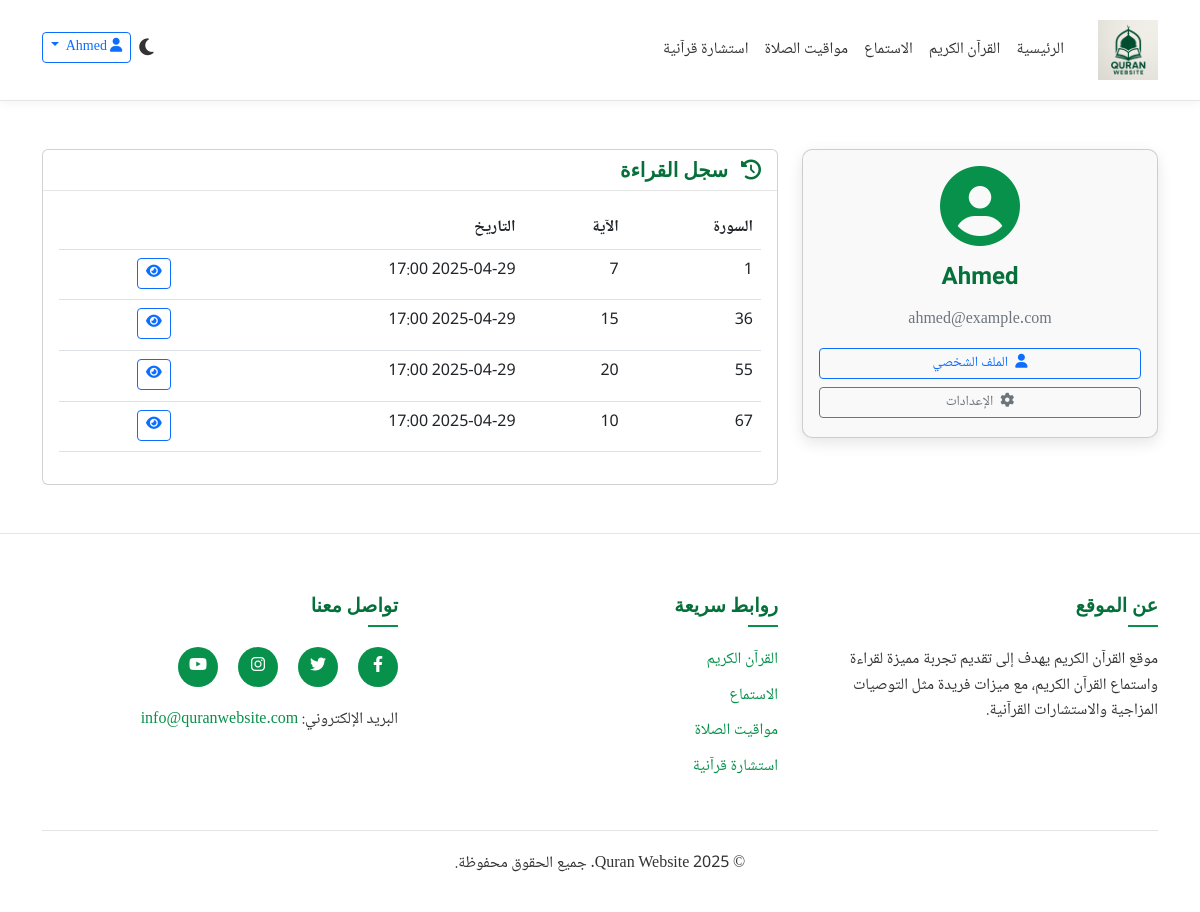
Page /profile/history (signed in) on the committed database.
### tables this page shows
CREATE TABLE IF NOT EXISTS users (
    id INT AUTO_INCREMENT PRIMARY KEY,
    name VARCHAR(100) NOT NULL,
    email VARCHAR(100) NOT NULL UNIQUE,
    password VARCHAR(255) NOT NULL,
    remember_token VARCHAR(255),
    created_at TIMESTAMP DEFAULT CURRENT_TIMESTAMP,
    updated_at TIMESTAMP DEFAULT CURRENT_TIMESTAMP ON UPDATE CURRENT_TIMESTAMP
);

CREATE TABLE IF NOT EXISTS reading_history (
    id INT AUTO_INCREMENT PRIMARY KEY,
    user_id INT NOT NULL,
    surah_number INT NOT NULL,
    ayah_number INT NOT NULL,
    timestamp TIMESTAMP DEFAULT CURRENT_TIMESTAMP,
    FOREIGN KEY (user_id) REFERENCES users(id) ON DELETE CASCADE
);

### app/controllers/Controller.php (called while the page is built, shortened)
<?php
class Controller {
    protected function render($view, $data = []) {
        $data['content_view'] = $view;
        view('layout', $data);
    }
}
?>

### app/controllers/ProfileController.php (called while the page is built, shortened)
<?php
require_once BASE_PATH . '/app/controllers/Controller.php';
require_once BASE_PATH . '/app/models/User.php';
class ProfileController extends Controller {
    private $userModel;
    public function __construct() {
        $this->userModel = new User();
    }
    public function readingHistory() {
        $userId = getCurrentUserId();
        $user = $this->userModel->findById($userId);
        $page = isset($_GET['page']) ? (int)$_GET['page'] : 1;
        $perPage = 20;
        $offset = ($page - 1) * $perPage;
        $readingHistory = $this->userModel->getReadingHistory($userId, $perPage, $offset);
        $totalItems = $this->userModel->getReadingHistoryCount($userId);
        $totalPages = ceil($totalItems / $perPage);
        $this->render('profile/history', [
            'user' => $user,
            'readingHistory' => $readingHistory,
            'currentPage' => $page,
            'totalPages' => $totalPages
        ]);
    }
}
?>

### app/models/Database.php (called while the page is built, shortened)
<?php
class Database {
    private static $instance = null;
    private $connection;
    private function __construct() {
        try {
            $this->connection = new PDO(
                'mysql:host=' . DB_HOST . ';dbname=' . DB_NAME . ';charset=utf8mb4',
                DB_USER,
                DB_PASS,
                [
                    PDO::ATTR_ERRMODE => PDO::ERRMODE_EXCEPTION,
                    PDO::ATTR_DEFAULT_FETCH_MODE => PDO::FETCH_ASSOC,
                    PDO::ATTR_EMULATE_PREPARES => false
                ]
            );
        } catch (PDOException $e) {
            die('Database connection error: ' . $e->getMessage());
        }
    }
    public static function getInstance() {
        if (self::$instance === null) {
            self::$instance = new Database();
        }
        return self::$instance;
    }
    public function query($query, $params = []) {
        try {
            $stmt = $this->connection->prepare($query);
            $stmt->execute($params);
            return $stmt;
        } catch (PDOException $e) {
            die('Query error: ' . $e->getMessage());
        }
    }
    public function fetchOne($query, $params = []) {
        $stmt = $this->query($query, $params);
        return $stmt->fetch();
    }
    public function fetchAll($query, $params = []) {
        $stmt = $this->query($query, $params);
        return $stmt->fetchAll();
    }
}
?>

### app/models/User.php (called while the page is built, shortened)
<?php
require_once BASE_PATH . '/app/models/Database.php';
class User {
    private $db;
    public function __construct() {
        $this->db = Database::getInstance();
    }
    public function findById($id) {
        return $this->db->fetchOne("SELECT * FROM users WHERE id = ?", [$id]);
    }
    public function getReadingHistory($userId, $limit = 10, $offset = 0) {
        return $this->db->fetchAll("SELECT * FROM reading_history WHERE user_id = ? ORDER BY timestamp DESC LIMIT ? OFFSET ?", [$userId, $limit, $offset]);
    }
}
?>

### app/views/profile/history.php (the view, shortened to what this page needs)
<div class="container my-5">
    <div class="row">
        <div class="col-md-4">
            <div class="card profile-sidebar mb-4">
                <div class="card-body text-center">
                    <div class="profile-avatar">
                        <i class="fas fa-user-circle fa-5x"></i>
                    </div>
                    <h4 class="mt-3"><?= htmlspecialchars($user['name']) ?></h4>
                    <p class="text-muted"><?= htmlspecialchars($user['email']) ?></p>
                    <div class="mt-3">
                        <a href="<?= baseUrl() ?>/profile" class="btn btn-outline-primary btn-sm w-100 mb-2">
                            <i class="fas fa-user me-1"></i> الملف الشخصي
                        </a>
                        <a href="<?= baseUrl() ?>/settings" class="btn btn-outline-secondary btn-sm w-100">
                            <i class="fas fa-cog me-1"></i> الإعدادات
                        </a>
                    </div>
                </div>
            </div>
        </div>
        <div class="col-md-8">
            <div class="card">
                <div class="card-header bg-transparent d-flex justify-content-between align-items-center">
                    <h5 class="mb-0"><i class="fas fa-history me-2"></i> سجل القراءة</h5>
                </div>
                <div class="card-body">
                    <?php if (empty($readingHistory)): ?>
                        <p class="text-muted text-center">لا يوجد سجل قراءة حتى الآن</p>
                    <?php else: ?>
                        <div class="table-responsive">
                            <table class="table table-hover">
                                <thead>
                                    <tr>
                                        <th>السورة</th>
                                        <th>الآية</th>
                                        <th>التاريخ</th>
                                        <th></th>
                                    </tr>
                                </thead>
                                <tbody>
                                    <?php foreach ($readingHistory as $history): ?>
                                        <tr>
                                            <td><?= $history['surah_number'] ?></td>
                                            <td><?= $history['ayah_number'] ?></td>
                                            <td><?= date('Y-m-d H:i', strtotime($history['timestamp'])) ?></td>
                                            <td>
                                                <a href="<?= baseUrl() ?>/quran/<?= $history['surah_number'] ?>/<?= $history['ayah_number'] ?>" class="btn btn-sm btn-outline-primary" title="الذهاب إلى الآية">
                                                    <i class="fas fa-eye"></i>
                                                </a>
                                            </td>
                                        </tr>
                                    <?php endforeach; ?>
                                </tbody>
                            </table>
                        </div>
                    <?php endif; ?>
                </div>
            </div>
        </div>
    </div>
</div>

### public/css/style.css (style rules this page uses)
:root { --primary-color: #07914a; --primary-color-light: #2aad6a; --primary-color-dark: #05703a; --secondary-color: #c89f48; --light-bg: #ffffff; --light-text: #333333; --light-border: #e5e5e5; --light-card-bg: #f9f9f9; --light-hover: #f5f5f5; --light-shadow: 0 5px 15px rgba(0,0,0,0.1); --heading-font: 'Amiri', serif; --body-font: 'Noto Naskh Arabic', serif; --quran-font: 'Scheherazade New', serif; }
* { margin: 0; padding: 0; box-sizing: border-box; }
html { font-size: 16px; scroll-behavior: smooth; }
body { font-family: var(--body-font); line-height: 1.6; color: var(--light-text); background-color: var(--light-bg); direction: rtl; text-align: right; transition: all 0.3s ease; }
h1, h2, h3, h4, h5, h6 { font-family: var(--heading-font); font-weight: 700; margin-bottom: 1rem; color: var(--primary-color-dark); }
a { color: var(--primary-color); text-decoration: none; transition: all 0.3s ease; }
.light-theme { --bg-color: var(--light-bg); --text-color: var(--light-text); --border-color: var(--light-border); --card-bg: var(--light-card-bg); --hover-bg: var(--light-hover); --shadow: var(--light-shadow); }
.profile-sidebar { background-color: var(--card-bg); border-radius: 10px; box-shadow: var(--shadow); }
.profile-avatar { color: var(--primary-color); margin-bottom: 15px; }
.card-header { border-bottom: 1px solid var(--border-color); }

### rows in the picture
users: name "Ahmed", email "ahmed@example.com"
reading_history: surah_number "1", ayah_number "7", timestamp "2025-04-29 17:00"
reading_history: surah_number "36", ayah_number "15", timestamp "2025-04-29 17:00"
reading_history: surah_number "55", ayah_number "20", timestamp "2025-04-29 17:00"
reading_history: surah_number "67", ayah_number "10", timestamp "2025-04-29 17:00"

### other values in the picture
APP_NAME "Quran Website"
